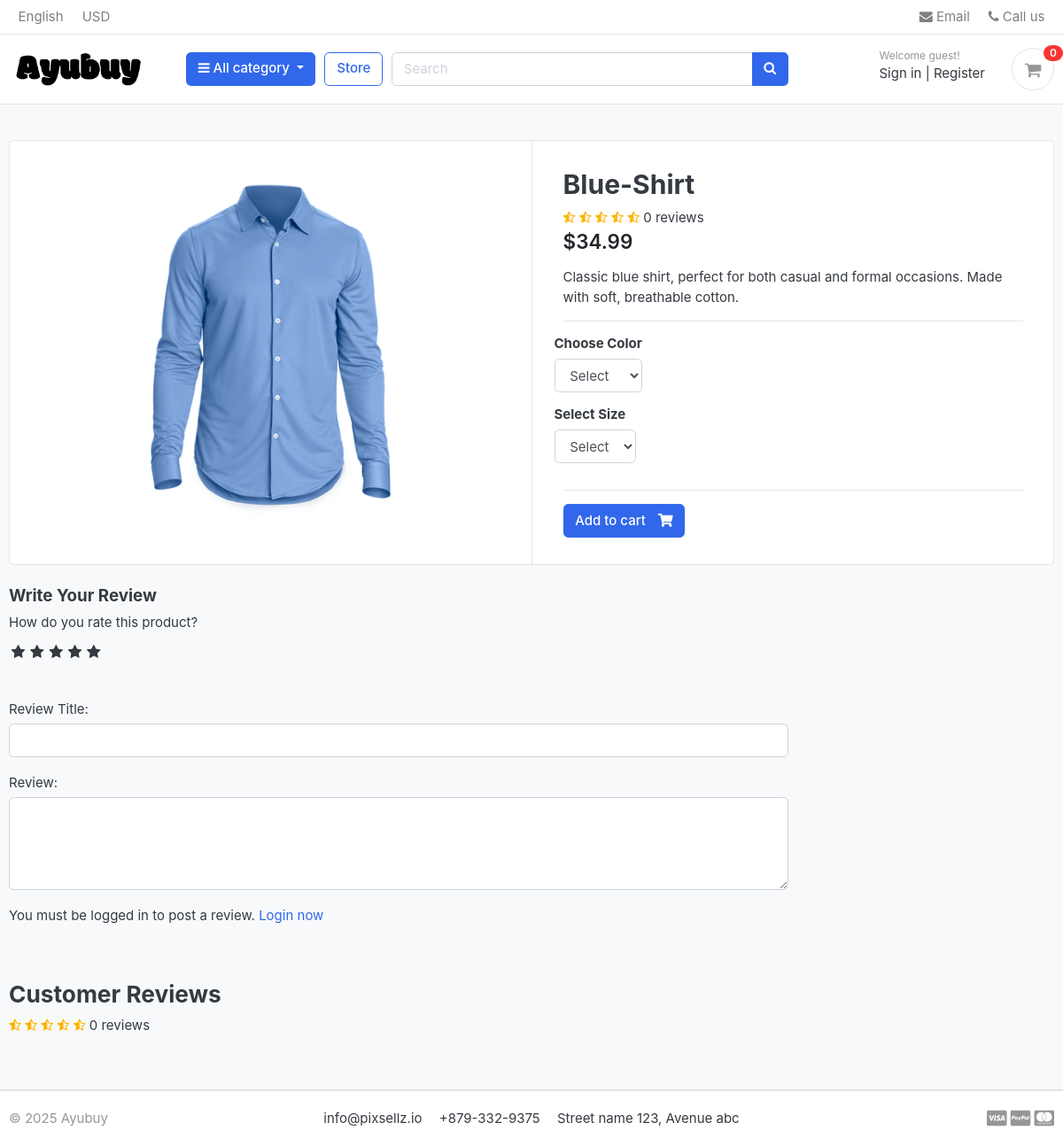
Screenshot of /store/category/shirts/blue-shirt/ with the database file from the repository.
### store/models.py (models this page shows, shortened)
class Product(models.Model):
    product_name = models.CharField(max_length=200, unique=True)  # Product name (unique)
    slug = models.SlugField(max_length=200, unique=True)  # SEO-friendly unique slug
    description = models.TextField(max_length=500, blank=True)  # Optional product description
    price = models.DecimalField(max_digits=10, decimal_places=2, default=Decimal('0.00'))  # Precise price handling
    images = models.ImageField(upload_to='photos/products')  # Product image storage path
    stock = models.PositiveIntegerField()  # Prevents negative stock values
    is_available = models.BooleanField(default=True)  # Product availability status
    category = models.ForeignKey(Category, on_delete=models.CASCADE)  # Category association
    created_date = models.DateTimeField(auto_now_add=True)  # Auto-set creation timestamp
    modified_date = models.DateTimeField(auto_now=True)  # Auto-update modification timestamp
    def averageReview(self):
        reviews = ReviewRating.objects.filter(product=self, status=True).aggregate(average=Avg('rating'))
        avg = 0
        if reviews['average'] is not None:
            avg = float(reviews['average'])
        return avg
    def countReview(self):
        reviews = ReviewRating.objects.filter(product=self, status=True).aggregate(count=Count('id'))
        count = 0
        if reviews['count'] is not None:
            count = int(reviews['count'])
        return count
    class Meta:
        ordering = ['-created_date']
        verbose_name = "Product"
        verbose_name_plural = "Products"

### store/views.py (the view)
# urls.py: path('category/<slug:category_slug>/<slug:product_slug>/', views.product_detail, name='product_detail'),  # Product detail route
def product_detail(request, category_slug, product_slug):
    try:
        single_product = Product.objects.get(category__slug=category_slug, slug=product_slug)
        in_cart = CartItem.objects.filter(cart__cart_id=_cart_id(request), product=single_product).exists()
    except Product.DoesNotExist:
        single_product = None  # Handle the case where the product is not found
        in_cart = False  # Ensure in_cart is False if the product does not exist
    orderproduct = False    # Default value
    if request.user.is_authenticated:
        orderproduct = OrderProduct.objects.filter(user=request.user, product_id=single_product.id).exists()
    reviews = ReviewRating.objects.filter(product_id=single_product.id, status=True)
    context = {
        'single_product': single_product,  # Pass the retrieved product to the template
        'in_cart': in_cart,  # Boolean indicating if the product is already in the cart
        'orderproduct': orderproduct,
        'reviews': reviews,
    }
    return render(request, 'store/product_detail.html', context)  # Render product details page

### carts/context_processors.py (called while the page is built)
def counter(request):
    cart_count = 0  # Initialize cart item count
    if 'admin' in request.path:
        return {}
    else:
        try:
            cart = Cart.objects.filter(cart_id=_cart_id(request))
            if request.user.is_authenticated:
                cart_items = CartItem.objects.all().filter(user=request.user)
            else:
                cart_items = CartItem.objects.all().filter(cart=cart[:1])
            for cart_item in cart_items:
                cart_count += cart_item.quantity
        except Cart.DoesNotExist:
            cart_count = 0  # If no cart exists, set cart_count to 0
    return dict(cart_count=cart_count)  # Return cart count as a dictionary for template usage

### carts/views.py (called while the page is built)
def _cart_id(request):
    if not request.session.session_key:
        request.session.create()
    return request.session.session_key

### category/context_processors.py (called while the page is built)
def menu_links(request):
    links = Category.objects.all()  # Retrieve all category objects
    return {'links': links}  # Return as a dictionary for template context

### category/models.py (called while the page is built)
    def get_url(self):
        return reverse('products_by_category', args=[self.slug])

### templates/store/product_detail.html (shortened to what this page needs)
{% extends "base.html" %}
{% load static %}
{% block content %}
<section class="section-content padding-y bg">
  <div class="container">
    <div class="card">
      <div class="row no-gutters">
        <aside class="col-md-6">
          <article class="gallery-wrap">
            <div class="img-big-wrap">
              <a href="#"><img src="{{ single_product.images.url }}" /></a>
            </div>
          </article>
        </aside>
        <main class="col-md-6 border-left">
          <form action="{% url 'add_cart' single_product.id %}" method="POST">
          <article class="content-body">
            <h2 class="title">{{ single_product.product_name }}</h2>
            <div class="rating-star">
              <span>
                <i class="fa fa-star{% if single_product.averageReview < 0.5 %}-half-o{% elif single_product.averageReview >= 0.5 and single_product.averageReview < 1 %}-half-o {% endif %}" aria-hidden="true"></i>
                <i class="fa fa-star{% if single_product.averageReview < 1.5 %}-half-o{% elif single_product.averageReview >= 1.5 and single_product.averageReview < 2 %}-half-o {% endif %}" aria-hidden="true"></i>
                <i class="fa fa-star{% if single_product.averageReview < 2.5 %}-half-o{% elif single_product.averageReview >= 2.5 and single_product.averageReview < 3 %}-half-o {% endif %}" aria-hidden="true"></i>
                <i class="fa fa-star{% if single_product.averageReview < 3.5 %}-half-o{% elif single_product.averageReview >= 3.5 and single_product.averageReview < 4 %}-half-o {% endif %}" aria-hidden="true"></i>
                <i class="fa fa-star{% if single_product.averageReview < 4.5 %}-half-o{% elif single_product.averageReview >= 4.5 and single_product.averageReview < 5 %}-half-o {% endif %}" aria-hidden="true"></i>
                <span>{{ single_product.countReview}} reviews</span>
              </span>
            </div>
            <div class="mb-3">
              <var class="price h4">${{ single_product.price }}</var>
            </div>
            <p>
              {{ single_product.description}}
            </p>
            <hr />
            <div class="row">
              <div class="item-option-select">
                <h6>Choose Color</h6>
                <select name="color" class="form-control" required>
                  <option value="" disabled selected>Select</option>
                </select>
              </div>
            </div>
            <div class="row">
              <div class="item-option-select">
                <h6>Select Size</h6>
                <select name="size" class="form-control" required>
                  <option value="" disabled selected>Select</option>
                </select>
              </div>
            </div>
            <hr />
            {% if single_product.stock <= 0 %}
              <h5 class="text-danger">Out of Stock</h5>
            {% else %}
                <button type="submit" class="btn btn-primary">
                  <span class="text">Add to cart</span>
                  <i class="fas fa-shopping-cart"></i>
                </button>
            {% endif %}
          </article>
        </form>
        </main>
      </div>
    </div>
    <br />
    <div class="row">
      <div class="col-md-9">
        <form action="{% url 'submit_review' single_product.id %}" method="POST" class="review-form">
          <h5>Write Your Review</h5>
          <div class="form-group">
              <label>How do you rate this product?</label>
              <br>
              <div class="rate mb-2">
                  <label for="rating10" title="5"></label>
                  <label for="rating8" title="4"></label>
                  <label for="rating6" title="3"></label>
                  <label for="rating4" title="2"></label>
                  <label for="rating2" title="1"></label>
              </div>
          </div>
          <div class="form-group">
              <label for="subject">Review Title:</label>
              <input type="text" class="form-control" name="subject" id="subject" required>
          </div>
          <div class="form-group">
              <label for="review">Review:</label>
              <textarea name="review" id="review" rows="4" class="form-control" required></textarea>
          </div>
          <div>
            {% if user.is_authenticated %}
              {% if orderproduct %}
                <input type="submit" value="Submit Review" class="btn btn-primary">
              {% else %}
                <p><b>You must purchase this product to post a review.</b></p>
              {% endif %}
            {% else %}
                <p>You must be logged in to post a review. <span><a href="{% url 'login' %}">Login now</a></span></p>
            {% endif %}
          </div>
          <br>
      </form>
      <br>
      <header class="section-heading">
        <h3>Customer Reviews </h3>
        <div class="rating-star">
          <span>
            <i class="fa fa-star{% if single_product.averageReview < 0.5 %}-half-o{% elif single_product.averageReview >= 0.5 and single_product.averageReview < 1 %}-half-o {% endif %}" aria-hidden="true"></i>
            <i class="fa fa-star{% if single_product.averageReview < 1.5 %}-half-o{% elif single_product.averageReview >= 1.5 and single_product.averageReview < 2 %}-half-o {% endif %}" aria-hidden="true"></i>
            <i class="fa fa-star{% if single_product.averageReview < 2.5 %}-half-o{% elif single_product.averageReview >= 2.5 and single_product.averageReview < 3 %}-half-o {% endif %}" aria-hidden="true"></i>
            <i class="fa fa-star{% if single_product.averageReview < 3.5 %}-half-o{% elif single_product.averageReview >= 3.5 and single_product.averageReview < 4 %}-half-o {% endif %}" aria-hidden="true"></i>
            <i class="fa fa-star{% if single_product.averageReview < 4.5 %}-half-o{% elif single_product.averageReview >= 4.5 and single_product.averageReview < 5 %}-half-o {% endif %}" aria-hidden="true"></i>
            <span>{{ single_product.countReview}} reviews</span>
          </span>
        </div>
      </header>
      </div>
    </div>
  </div>
</section>
{% endblock content %}

### ayubuy/static/css/ui.css (style rules this page uses)
html { font-family: "Inter", sans-serif; font-size: 15px; }
.content-body { flex: 1 1 auto; padding: 2rem 2.3rem; }
.padding-y { padding-top: 40px; padding-bottom: 40px; }
var { font-style: normal; }
article:after, .form-group:after { display: block; clear: both; content: ""; }
.bg { background-color: #f8f9fa; }
.section-heading { margin-bottom: 20px; margin-top: 15px; }
p:last-child { margin-bottom: 0; }
.btn .text + i { margin-left: 10px; }
.price { font-weight: 600; color: #212529; }
.gallery-wrap .img-big-wrap { margin-bottom: 10px; border-radius: 0.37rem; overflow: hidden; background-color: #fff; }
.gallery-wrap .img-big-wrap a { text-align: center; display: block; }
.gallery-wrap .img-big-wrap img { height: 450px; width: auto; display: inline-block; }
.item-option-select { margin-bottom: 1rem; display: inline-block; margin-right: 15px; }

### ayubuy/static/css/custom.css (style rules this page uses)
.rate { display: inline-block; border: 0; }
.rate > label { float: right; }
.rate > label:before { display: inline-block; font-size: 1.1rem; font-family: FontAwesome; content: "\f005"; margin: 0; padding: 0.3rem .2rem; cursor: pointer; }
.rating-star i { color: #ffb503 !important; }

### rows the page displays
Product: images (picture), product_name "Blue-Shirt", countReview "0", price "34.99", description "Classic blue shirt, perfect for both casual and formal occasions. Made with soft, breathable cotton."

### other values shown
{{ cart_count }} "0"
